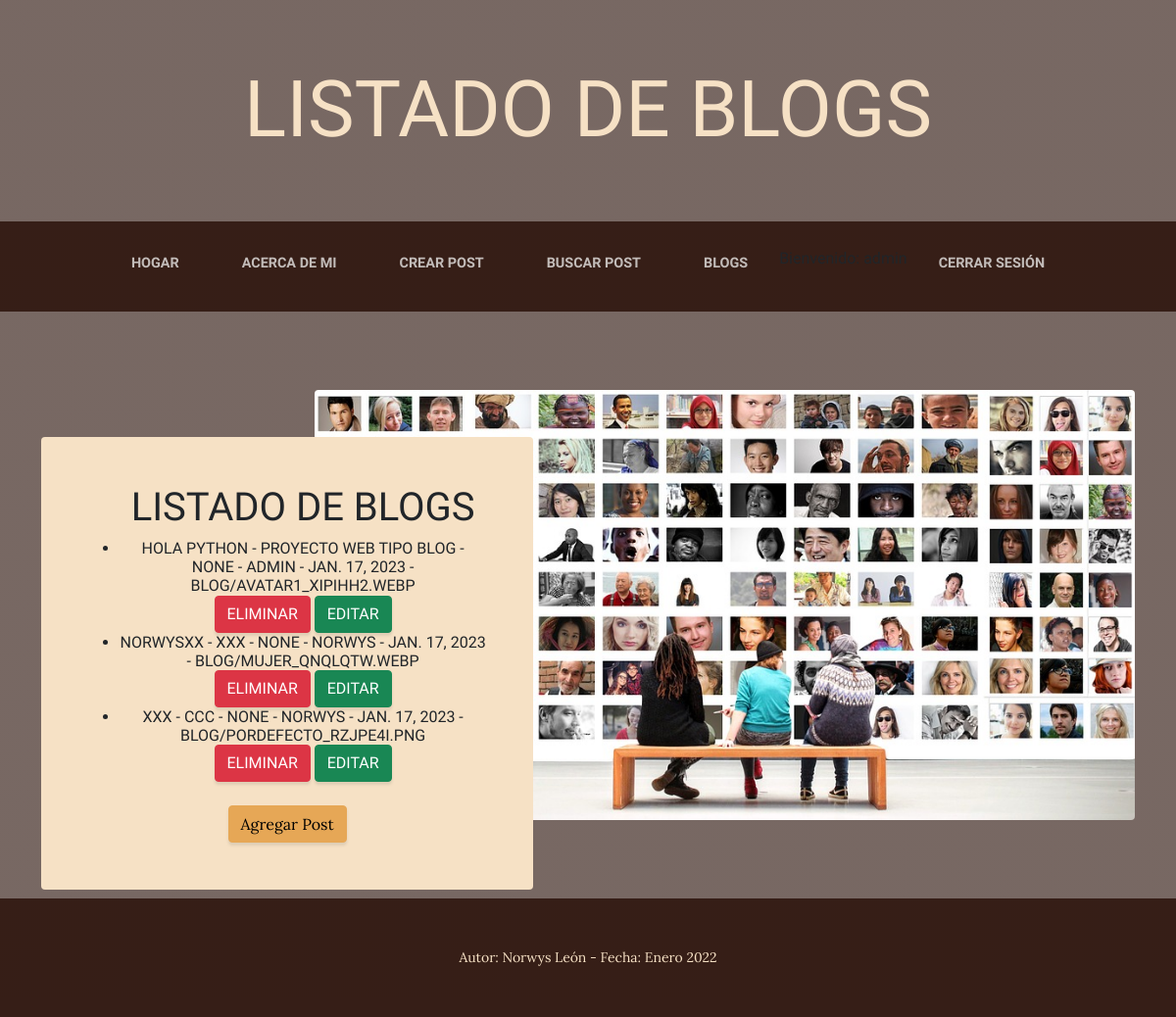
The page /Appblog/leerBlogs/ (signed in) on the database as committed earlier.
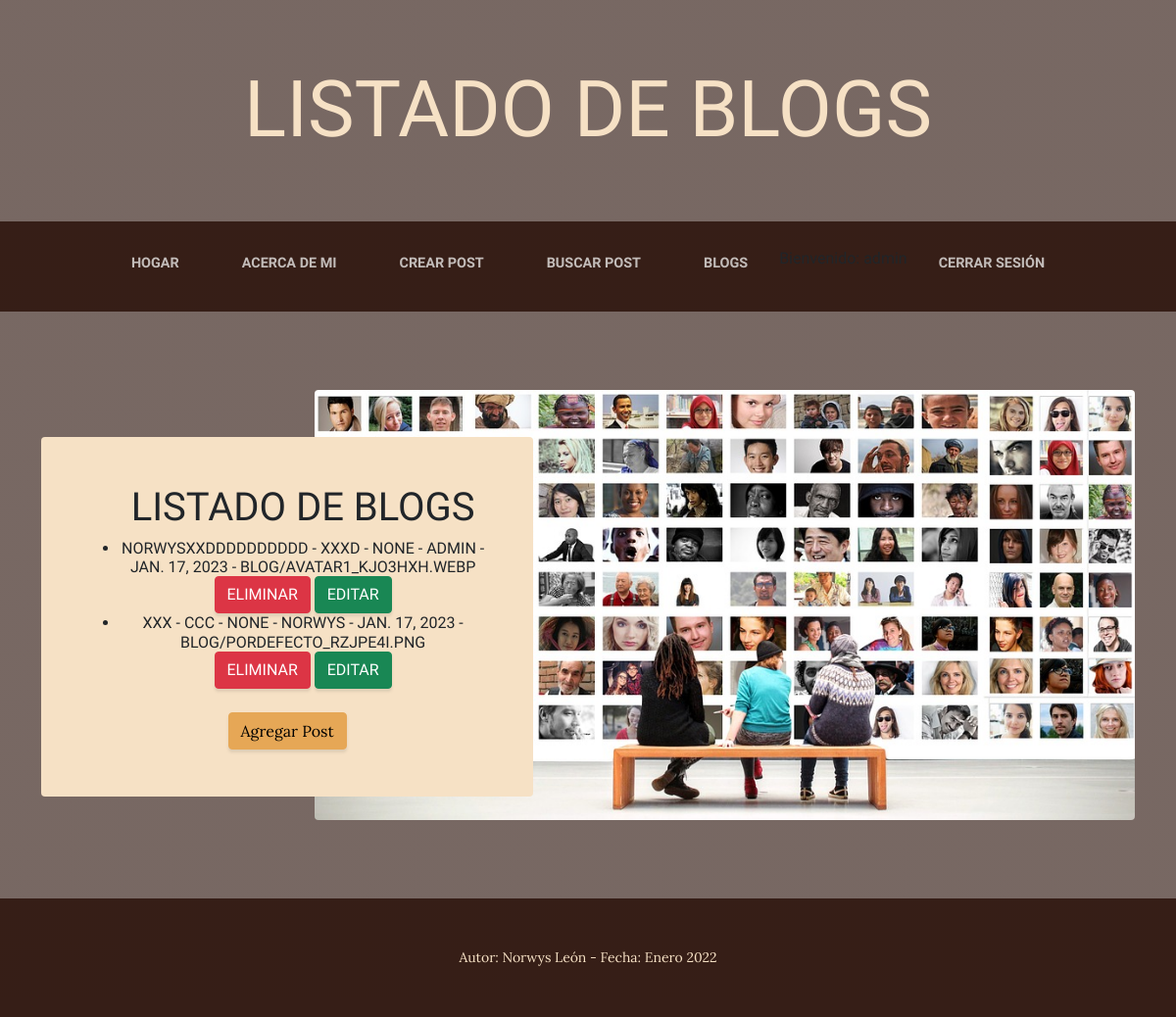
The same page on the database as committed later.
### Appblog/models.py (models this page shows, shortened)
class Blog(models.Model):
    titulo=models.CharField(max_length=100)
    subtitulo=models.CharField(max_length=100)
    cuerpo=RichTextField(blank=True, null=True)
    fecha=models.DateField()
    autor=models.ForeignKey(User, on_delete=models.CASCADE)
    imagen=models.ImageField(upload_to="blog")

### Appblog/views.py (the view)
# urls.py: path('leerBlogs/', leerBlogs, name="leerBlogs"),
@login_required
def leerBlogs(request):
    blogs=Blog.objects.all()
    return render (request, "Appblog/leerBlogs.html", {"blogs":blogs})

### Appblog/templates/Appblog/leerBlogs.html (shortened to what this page needs)
{% extends "Appblog/Padre.html" %}
{% load static %}
{% block Titulos_iniciales %}
<span class="site-heading-lower">LISTADO DE BLOGS</span>
{% endblock %}
{% block imagen %}
    <img class="intro-img img-fluid mb-3 mb-lg-0 rounded" src="{% static 'assets/img/registro.jpg' %}" alt="..." />
{% endblock %}
{% block Titulos_texto %}
<h6 class="section-heading mb-4">
   <ul>
    <h1>LISTADO DE BLOGS</h1>
    {% for blog in blogs %}
    <li> {{ blog.titulo }} - {{ blog.subtitulo }} -
        {{ blog.cuerpo }} - {{ blog.autor }} -
        {{ blog.fecha }} - {{ blog.imagen }}
    </li>
    <a class="btn btn-danger" href="{% url 'eliminarBlog'  blog.id  %}">Eliminar </a>
    <a class="btn btn-success" href="{% url 'editarBlog'  blog.id  %}">Editar</a>
    {% endfor %}
    </ul>
    <a class="btn btn-primary" href="{% url 'blogFormulario'  %}">Agregar Post</a>
 </h6>
{% endblock %}
{% block Autor_fecha %}
    <div class="container"><p class="m-0 small">Autor: Norwys León - Fecha: Enero 2022</p></div>
{% endblock %}

### Appblog/templates/Appblog/Padre.html (shortened to what this page needs)
<!DOCTYPE html>
<html lang="en">
    <head>
        {% load static %}
        <link href="{% static 'css/styles.css' %}" rel="stylesheet" />
    </head>
    <body>
        <header>
            <h1 class="site-heading text-center text-faded d-none d-lg-block">
                {% block Titulos_iniciales %}
                {% endblock %}
            </h1>
        </header>
        <nav class="navbar navbar-expand-lg navbar-dark py-lg-4" id="mainNav">
            <div class="container">
                <div class="collapse navbar-collapse" id="navbarSupportedContent">
                    <ul class="navbar-nav mx-auto">
                        <li class="nav-item px-lg-4"><a class="nav-link text-uppercase" href="{% url 'inicio' %}">HOGAR</a></li>
                        <li class="nav-item px-lg-4"><a class="nav-link text-uppercase" href="{% url 'acercademi' %}">ACERCA DE MI</a></li>
                        {% if user.is_authenticated %}
                        <li class="nav-item px-lg-4"><a class="nav-link text-uppercase" href="{% url 'blogFormulario' %}">CREAR POST</a></li>
                        <li class="nav-item px-lg-4"><a class="nav-link text-uppercase" href="{% url 'busquedaTitulo' %}">BUSCAR POST</a></li>
                        <li class="nav-item px-lg-4"><a class="nav-link text-uppercase" href="{% url 'blog_list' %}">BLOGS</a></li>
                        <p>Bienvenido: {{ user.username }}</p>
                        <li class="nav-item px-lg-4"><a class="nav-link text-uppercase" href="{% url 'logout' %}">CERRAR SESIÓN</a></li>
                        {% else %}
                        <li class="nav-item px-lg-4"><a class="nav-link text-uppercase" href="{% url 'login' %}">ACCESO</a></li>
                        <li class="nav-item px-lg-4"><a class="nav-link text-uppercase" href="{% url 'registro' %}">REGISTRO</a></li>
                        {% endif %}
                    </ul>
                </div>
            </div>
        </nav>
        <section class="page-section clearfix">
            <div class="container">
                <div class="intro">
                    {% block imagen %}
                    {% endblock %}
                    <div class="intro-text left-0 text-center bg-faded p-5 rounded">
                        {% block Titulos_texto %}
                        {% endblock %}
                    </div>
                </div>
            </div>
        </section>
        <footer class="footer text-faded text-center py-5">
            {% block Autor_fecha %}
            {% endblock %}
        </footer>
    </body>
</html>

Rows that differ between the two databases and show on the page:
removed Blog: titulo "HOLA PYTHON", subtitulo "PROYECTO WEB TIPO BLOG", cuerpo "NONE", autor "ADMIN", fecha "JAN. 17, 2023", imagen "BLOG/AVATAR1_XIPIHH2.WEBP"
changed Blog: titulo "NORWYSXX" → "NORWYSXXDDDDDDDDDD"; subtitulo "XXX" → "XXXD"; autor "NORWYS" → "ADMIN"; imagen "BLOG/MUJER_QNQLQTW.WEBP" → "BLOG/AVATAR1_KJO3HXH.WEBP"
